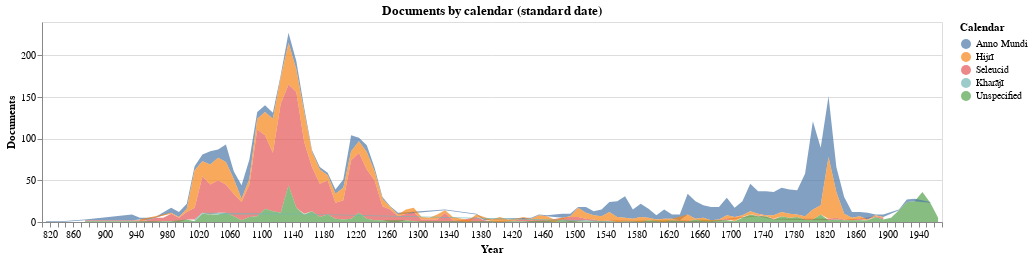

This figure's notebook cell:
### Markdown cell above
For comparison, what does it look like if we graph by the standardized dates in the dataset?

### Code cell
# graph documents with calendars

def undate_midpoint(value):
    # parsed standard date could be an undate or an interval; handle either
    if isinstance(value, Undate):
        earliest = value.earliest
        latest = value.latest
    else: # interval
        earliest = value.earliest.earliest
        latest = value.latest.latest
    return earliest + (latest - earliest)/2
    

dated_docs_cal = docs_with_docdate.copy()
dated_docs_cal = dated_docs_cal.fillna({'doc_date_calendar': 'Unspecified'})
# get the midpoint from the parsed standard date; convert to supported type
dated_docs_cal['midpoint'] = dated_docs_cal.undate_standard.apply(lambda x: undate_midpoint(x) if pd.notna(x) else None).astype("datetime64[s]")
dated_docs_cal['midpoint_year'] = dated_docs_cal.midpoint.apply(lambda x: x.year if pd.notna(x) else None)


std_dates_calendars_chart = alt.Chart(dated_docs_cal[['pgpid', 'midpoint_year', 'doc_date_calendar']]).mark_area(opacity=0.7).encode(
  x=alt.X('midpoint_year', title="Year", bin=alt.Bin(maxbins=120), axis=alt.Axis(format="r")),
  y=alt.Y('count(pgpid)', title='Documents'),
  color=alt.Y("doc_date_calendar", title="Calendar").scale(domain=['Anno Mundi', 'Hijrī', 'Seleucid', 'Kharājī', 'Unspecified'])
).properties(width=900, height=200, title="Documents by calendar (standard date)")

std_dates_calendars_chart

### Figure 1 — Vega-Lite specification as saved in the notebook (floating-point values rounded to 4 significant figures; data arrays with more than 128 entries replaced by an {"elided": "..."} marker saying what was removed)
{"config": {"view": {"continuousWidth": 300, "continuousHeight": 300}}, "data": {"name": "data-09fa75a434d71ab1592bce56b8c2938d"}, "mark": {"type": "area", "opacity": 0.7}, "encoding": {"color": {"field": "doc_date_calendar", "scale": {"domain": ["Anno Mundi", "Hijrī", "Seleucid", "Kharājī", "Unspecified"]}, "title": "Calendar", "type": "nominal"}, "x": {"axis": {"format": "r"}, "bin": {"maxbins": 120}, "field": "midpoint_year", "title": "Year", "type": "quantitative"}, "y": {"aggregate": "count", "field": "pgpid", "title": "Documents", "type": "quantitative"}}, "height": 200, "title": "Documents by calendar (standard date)", "width": 900, "$schema": "https://vega.github.io/schema/vega-lite/v5.20.1.json", "datasets": {"data-09fa75a434d71ab1592bce56b8c2938d": {"elided": "4107 records"}}}
